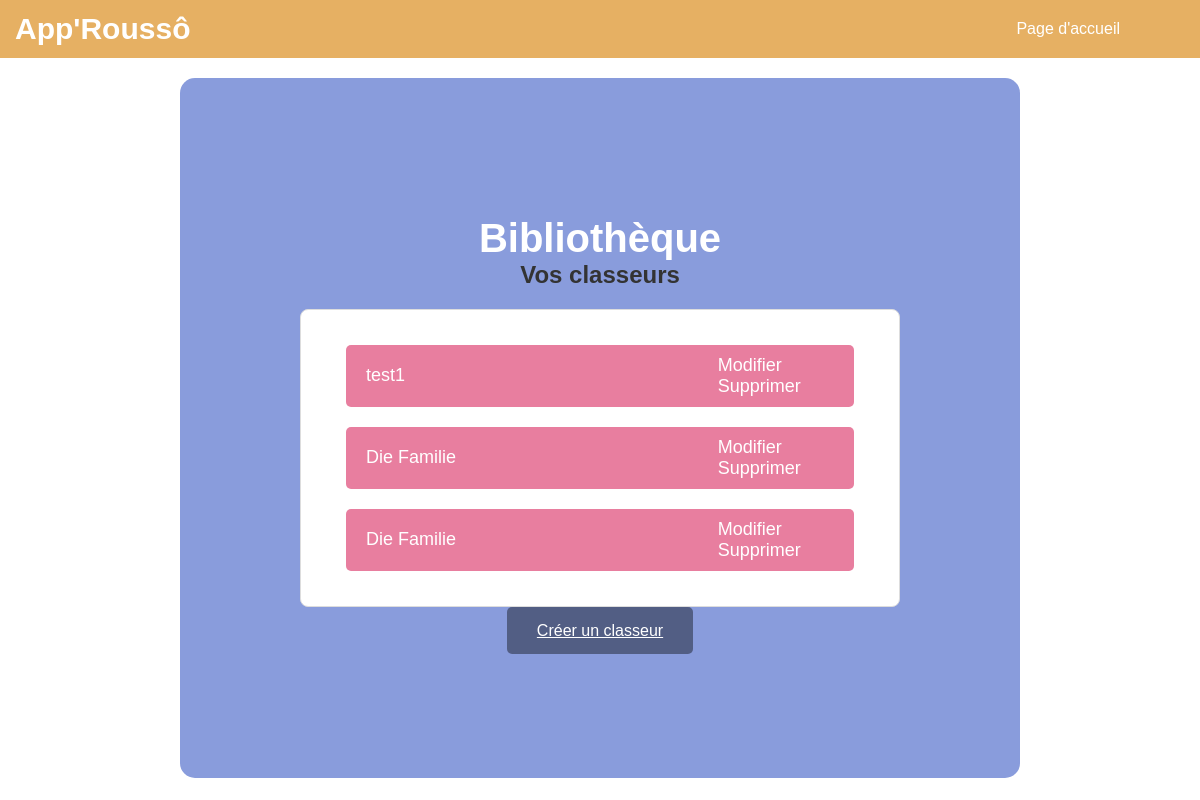
Before: /classeurs/ (signed in) with the older database file.
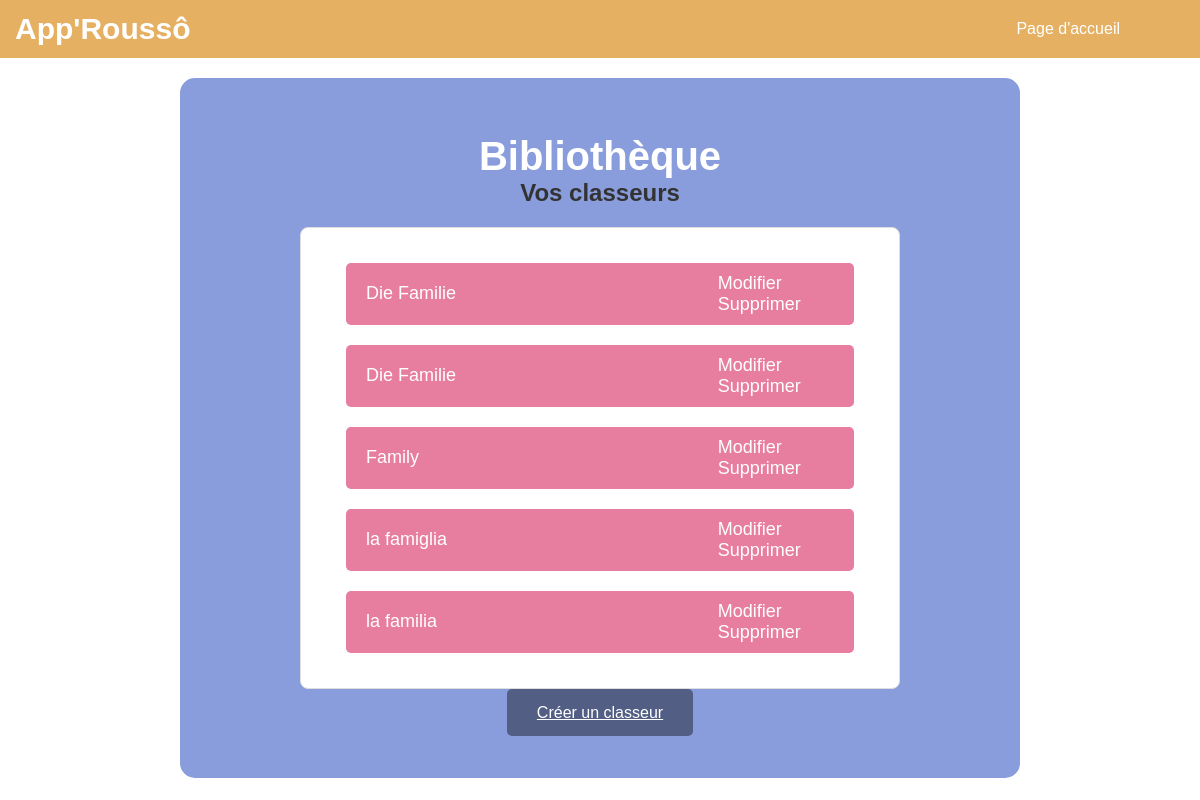
After: the same page with the newer database file.
### cards/models.py (models this page shows, shortened)
class Classeur(models.Model):
    LANGUAGES = [
        ('DE', 'Allemand'),
        ('IT', 'Italien'),
        ('ES', 'Espagnol'),
        ('EN', 'Anglais')
    ]
    name = models.CharField(max_length=200, null=False)
    user = models.ForeignKey(User, on_delete=models.CASCADE)  # Classeur asso. avec un utilisateur
    public = models.BooleanField(default=False)
    category = models.CharField(max_length=2, choices=LANGUAGES, default='FR')  # Catégorie / Langue

### cards/views.py (the view)
# urls.py: path('classeurs/', views.classeur_list, name='classeur_list'),
@login_required
def classeur_list(request):
    if not request.user.is_authenticated:
        return redirect('login')  # Redirect to the login page or handle it as needed
    classeurs = Classeur.objects.filter(user=request.user)
    return render(request, 'cards/classeur_list.html', {'classeurs': classeurs})

### cards/templates/cards/classeur_list.html (shortened to what this page needs)
<!DOCTYPE html>
<html lang="en">
{% load static %}
<head>
    <link rel="stylesheet" href="https://cdn.simplecss.org/simple.min.css">
    <link rel="stylesheet" href="{% static 'css/styles_classeur_liste.css' %}">
</head>
<body>
    <nav>
        <h1>App'Roussô</h1>
        <ul>
            <li><a href="{% url 'welcome' %}">Page d'accueil</a></li>
        </ul>
    </nav>
    {% block content %}
    <div class="container">
        <div class="box-classeur">
            <h1>Bibliothèque</h1>
            <h3>Vos classeurs</h3>
            {% if classeurs %}
                <ul class="classeur-list">
                    {% for classeur in classeurs %}
                        <li class="classeur-item">
                            <a href="{% url 'classeur_detail' classeur.pk %}" class="classeur-link">
                                    <span class="classeur-title">{{ classeur.name }}</span>
                            </a>
                            <div class="classeur-actions">
                                <a href="{% url 'classeur-edit' classeur.pk %}" class="action-link">Modifier</a>
                                <a href="{% url 'classeur_delete' classeur.pk %}" class="action-link">Supprimer</a>
                            </div>
                        </li>
                    {% endfor %}
                </ul>
            {% else %}
                <p>Aucun classeur trouvé.</p>
            {% endif %}
            <div class="buttons">
                <a href="{% url 'classeur_create' %}" class="button">Créer un classeur</a>
            </div>
        </div>
    </div>
    {% endblock %}
</body>
</html>

### static/css/styles_classeur_liste.css (style rules this page uses)
* { margin: 0; padding: 0; box-sizing: border-box; font-family: 'arial', sans-serif; }
body { width: 100%; height: 100%; display: flex; flex-direction: column; color:white; }
nav { width: 100%; display: flex; align-items: center; justify-content: space-between; padding: 10px 0; background: #e6b063; position: relative; z-index: 1; }
nav ul { list-style: none; width: 100%; text-align: right; padding-right: 60px; }
nav ul li { display: inline-block; margin: 10px 20px; }
nav ul li a { color: #ffffff; text-decoration: none; }
.container { width: 100vw; height: 90vh; box-sizing: border-box; display: flex; padding-top: 20px; align-items:center; flex-direction: column; position: relative; z-index: 1; }
nav h1 { font-size: 30px; color: white; margin: 0; padding-left: 15px; }
.button { margin: 10px; padding: 15px 30px; font-size: 16px; cursor: pointer; border: none; border-radius: 5px; background-color: rgba(0,0,0,0.4); color: white; transition: background-color 0.3s; }
div ul { list-style: none; width: 100%; text-align: left; padding-right: 60px; row-gap: 10px; }
div ul li { display: flex; margin: 20px 30px; }
div ul li a { color:white; text-decoration: none; border-radius: 5px; width: 100%; padding: 10px; }
h1 { font-size: 40px; color: white; align-content: center; text-align: center; }
.box-classeur { width: 70vw; height: auto; justify-items:center; align-content:center; background-color: #899cdc; padding: 20px; border-radius: 15px; flex:5 }
.box-flashcards h3, .box-classeur h3 { font-size: 24px; color: #333; margin-bottom: 20px; }
ul { list-style: none; padding: 0; }
.cards-list, .classeur-list { width: 50vw; margin: 0 auto; background: #fff; border: 1px solid #ddd; border-radius: 8px; padding: 15px; margin-bottom: 15px; transition: transform 0.3s ease; }
.cards-list h4, .classeur-list { font-size: 18px; color: #555; }
.classeur-list li { background: rgb(232, 126, 159); padding: 10px; border-radius: 5px; }
.classeur-title { flex: 2 }

Changed rows visible on the page:
removed Classeur: name "test1"
added Classeur: name "Family"
added Classeur: name "la famiglia"
added Classeur: name "la familia"
